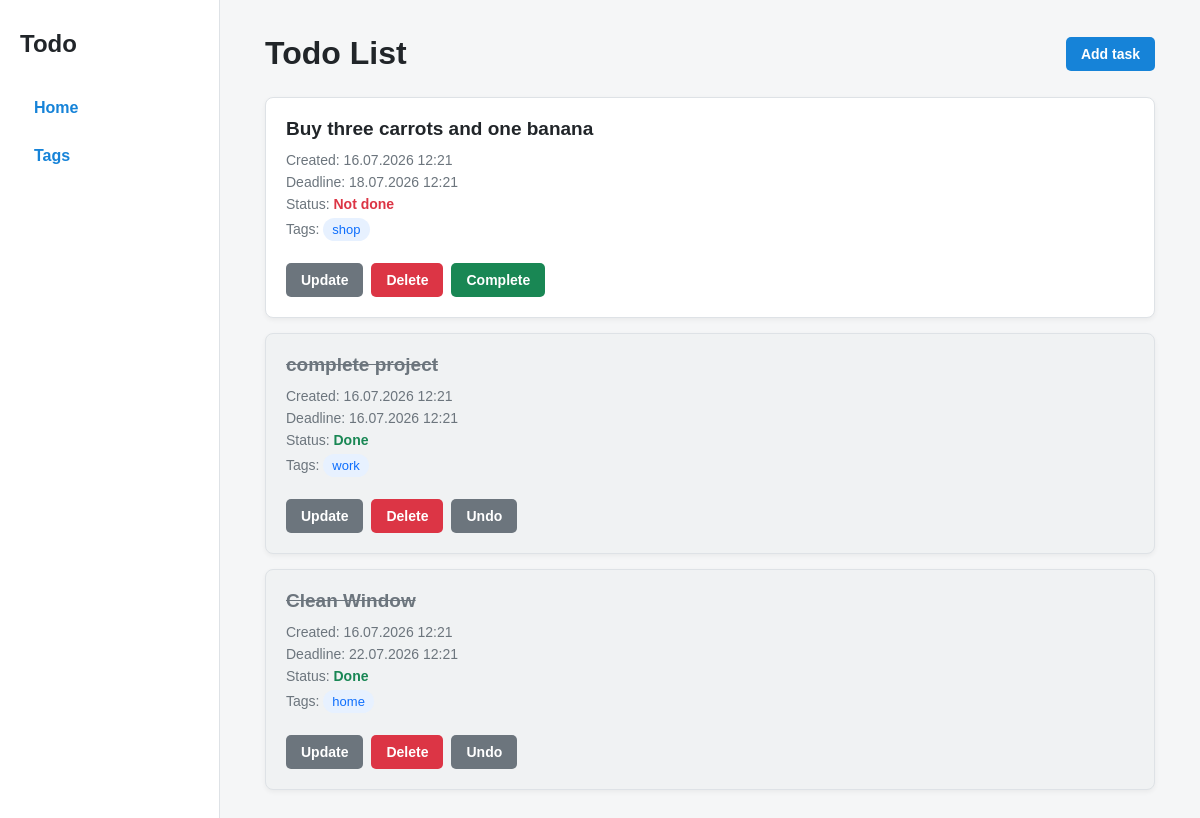
The page / on the database its author committed.
### tasks/models.py (models this page shows, shortened)
class Task(models.Model):
    content = models.TextField()
    created_at = models.DateTimeField(auto_now_add=True)
    deadline = models.DateTimeField(
        null=True,
        blank=True,
    )
    is_done = models.BooleanField(default=False)
    tags = models.ManyToManyField(
        Tag,
        related_name="tasks",
        blank=True,
    )
    class Meta:
        ordering = ["is_done", "-created_at"]

class Tag(models.Model):
    name = models.CharField(max_length=100, unique=True)
    class Meta:
        ordering = ["name"]

### tasks/views.py (the view)
class TaskListView(ListView):
    model = Task
    template_name = "tasks/task_list.html"
    context_object_name = "task_list"
    def get_queryset(self):
        return (
            Task.objects
            .prefetch_related("tags")
            .order_by("is_done", "-created_at")
        )

### tasks/templates/tasks/task_list.html (shortened to what this page needs)
{% extends "tasks/base.html" %}
{% block content %}
  <div class="page-header">
    <h1 class="page-title">
      Todo List
    </h1>
    <a
      class="button button-add"
      href="{% url 'tasks:task-create' %}"
    >
      Add task
    </a>
  </div>
  <div class="task-list">
    {% for task in task_list %}
      <article
        class="
          task-card
          {% if task.is_done %}
            task-card-done
          {% endif %}
        "
      >
        <div class="task-top">
          <div>
            <h2 class="task-content">
              {{ task.content }}
            </h2>
            <p class="task-information">
              Created:
              {{ task.created_at|date:"d.m.Y H:i" }}
            </p>
            {% if task.deadline %}
              <p class="task-information">
                Deadline:
                {{ task.deadline|date:"d.m.Y H:i" }}
              </p>
            {% endif %}
            <p class="task-information">
              Status:
              {% if task.is_done %}
                <span class="task-status status-done">
                  Done
                </span>
              {% else %}
                <span class="task-status status-not-done">
                  Not done
                </span>
              {% endif %}
            </p>
            <div class="task-information">
              Tags:
              <div class="tag-list">
                {% for tag in task.tags.all %}
                  <span class="tag">
                    {{ tag.name }}
                  </span>
                {% empty %}
                  <span>No tags</span>
                {% endfor %}
              </div>
            </div>
          </div>
        </div>
        <div class="task-actions">
          <a
            class="button button-update"
            href="{% url 'tasks:task-update' task.pk %}"
          >
            Update
          </a>
          <a
            class="button button-delete"
            href="{% url 'tasks:task-delete' task.pk %}"
          >
            Delete
          </a>
          <form
            method="post"
            action="{% url 'tasks:task-toggle' task.pk %}"
          >
            {% if task.is_done %}
              <button
                class="button button-undo"
                type="submit"
              >
                Undo
              </button>
            {% else %}
              <button
                class="button button-complete"
                type="submit"
              >
                Complete
              </button>
            {% endif %}
          </form>
        </div>
      </article>
    {% empty %}
      <div class="empty-message">
        There are no tasks yet.
      </div>
    {% endfor %}
  </div>
{% endblock %}

### tasks/templates/tasks/base.html (shortened to what this page needs)
{% load static %}
<!DOCTYPE html>
<html lang="en">
<head>
  <link
    rel="stylesheet"
    href="{% static 'tasks/styles.css' %}"
  >
</head>
<body>
  <div class="page-container">
    <aside class="sidebar">
      <h2 class="sidebar-title">
        Todo
      </h2>
      <nav class="sidebar-nav">
        <a
          class="sidebar-link"
          href="{% url 'tasks:task-list' %}"
        >
          Home
        </a>
        <a
          class="sidebar-link"
          href="{% url 'tasks:tag-list' %}"
        >
          Tags
        </a>
      </nav>
    </aside>
    <main class="main-content">
      {% block content %}
      {% endblock %}
    </main>
  </div>
</body>
</html>

### tasks/static/tasks/styles.css (style rules this page uses)
* { box-sizing: border-box; }
body { margin: 0; background-color: #f5f6f7; color: #212529; font-family: Arial, sans-serif; }
.page-container { display: flex; min-height: 100vh; }
.sidebar { flex-shrink: 0; width: 220px; padding: 30px 20px; background-color: #ffffff; border-right: 1px solid #dee2e6; }
.sidebar-title { margin: 0 0 30px; font-size: 24px; }
.sidebar-nav { display: flex; flex-direction: column; gap: 8px; }
.sidebar-link { display: block; padding: 11px 14px; border-radius: 6px; color: #1683d8; font-weight: 600; text-decoration: none; }
.main-content { flex-grow: 1; max-width: 1100px; padding: 35px 45px; }
.page-header { display: flex; justify-content: space-between; align-items: center; gap: 20px; margin-bottom: 25px; }
.page-title { margin: 0; font-size: 32px; }
.button { display: inline-block; padding: 9px 15px; border: none; border-radius: 5px; color: #ffffff; font-size: 14px; font-weight: 600; line-height: normal; text-decoration: none; cursor: pointer; }
.button-add { background-color: #1683d8; }
.button-update { background-color: #6c757d; }
.button-delete { background-color: #dc3545; }
.button-complete { background-color: #198754; }
.button-undo { background-color: #6c757d; }
.task-list { display: flex; flex-direction: column; gap: 15px; }
.task-card { padding: 20px; background-color: #ffffff; border: 1px solid #dee2e6; border-radius: 8px; box-shadow: 0 2px 5px rgb(0 0 0 / 5%); }
.task-card-done { background-color: #f0f2f3; }
.task-card-done .task-content { color: #6c757d; text-decoration: line-through; }
.task-top { display: flex; justify-content: space-between; align-items: flex-start; gap: 20px; }
.task-content { margin: 0 0 12px; font-size: 19px; }
.task-information { margin: 6px 0; color: #6c757d; font-size: 14px; }
.task-status { font-weight: 700; }
.status-not-done { color: #dc3545; }
.status-done { color: #198754; }
.task-actions { display: flex; align-items: center; flex-wrap: wrap; gap: 8px; margin-top: 16px; }
.task-actions form { margin: 0; }
.tag-list { display: inline-flex; flex-wrap: wrap; gap: 6px; }
.tag { padding: 4px 9px; background-color: #e7f1ff; border-radius: 15px; color: #0d6efd; font-size: 13px; }

### rows shown on the page
Task: content "Buy three carrots and one banana", created_at "16.07.2026 12:21", deadline "18.07.2026 12:21", is_done "Not done"
Tag: name "shop"
Task: content "complete project", created_at "16.07.2026 12:21", deadline "16.07.2026 12:21", is_done "Done"
Tag: name "work"
Task: content "Clean Window", created_at "16.07.2026 12:21", deadline "22.07.2026 12:21", is_done "Done"
Tag: name "home"
